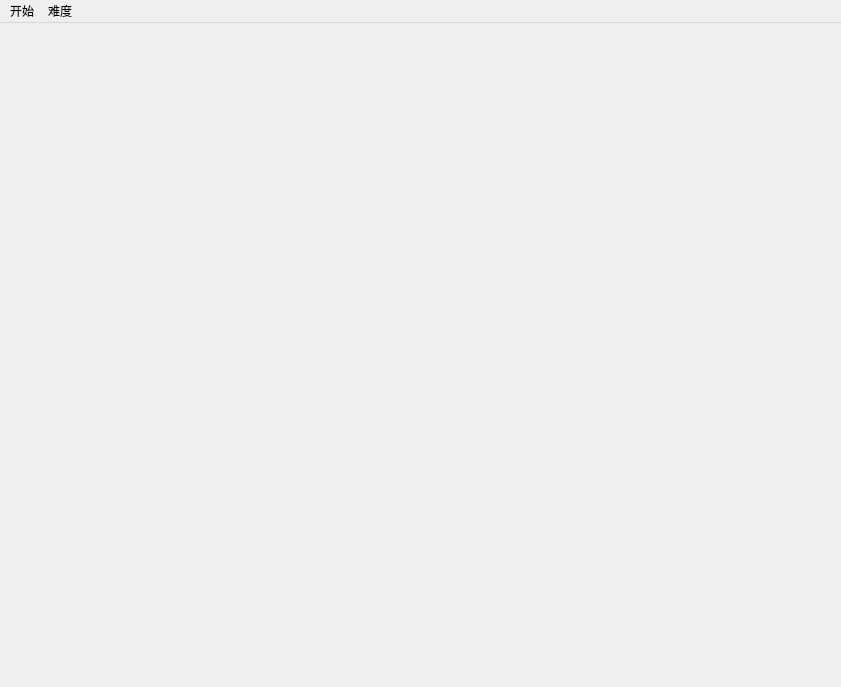
<?xml version="1.0" encoding="UTF-8"?>
<ui version="4.0">
 <class>StartWindow</class>
 <widget class="QMainWindow" name="StartWindow">
  <property name="geometry">
   <rect>
    <x>0</x>
    <y>0</y>
    <width>841</width>
    <height>687</height>
   </rect>
  </property>
  <property name="windowTitle">
   <string>MainWindow</string>
  </property>
  <widget class="QWidget" name="centralwidget">
   <widget class="QLabel" name="label_xuanyun">
    <property name="geometry">
     <rect>
      <x>140</x>
      <y>350</y>
      <width>72</width>
      <height>15</height>
     </rect>
    </property>
    <property name="text">
     <string/>
    </property>
   </widget>
  </widget>
  <widget class="QMenuBar" name="menubar">
   <property name="geometry">
    <rect>
     <x>0</x>
     <y>0</y>
     <width>841</width>
     <height>26</height>
    </rect>
   </property>
   <widget class="QMenu" name="menukaishi">
    <property name="title">
     <string>开始</string>
    </property>
    <addaction name="actionrestart"/>
    <addaction name="separator"/>
    <addaction name="actionback"/>
    <addaction name="separator"/>
    <addaction name="actionesc"/>
    <addaction name="separator"/>
   </widget>
   <widget class="QMenu" name="menu_dif">
    <property name="title">
     <string>难度</string>
    </property>
    <addaction name="action1"/>
    <addaction name="separator"/>
    <addaction name="action2"/>
    <addaction name="separator"/>
    <addaction name="action3"/>
    <addaction name="separator"/>
    <addaction name="action4"/>
    <addaction name="separator"/>
    <addaction name="action5"/>
    <addaction name="separator"/>
    <addaction name="action6"/>
    <addaction name="separator"/>
    <addaction name="action7"/>
   </widget>
   <addaction name="menukaishi"/>
   <addaction name="menu_dif"/>
  </widget>
  <action name="actionrestart">
   <property name="text">
    <string>重新开始</string>
   </property>
  </action>
  <action name="actionesc">
   <property name="text">
    <string>退出游戏</string>
   </property>
  </action>
  <action name="action1">
   <property name="text">
    <string>难度1</string>
   </property>
  </action>
  <action name="action2">
   <property name="text">
    <string>难度2</string>
   </property>
  </action>
  <action name="action3">
   <property name="text">
    <string>难度3</string>
   </property>
  </action>
  <action name="action4">
   <property name="text">
    <string>难度4</string>
   </property>
  </action>
  <action name="action5">
   <property name="text">
    <string>难度5</string>
   </property>
  </action>
  <action name="action6">
   <property name="text">
    <string>难度6</string>
   </property>
  </action>
  <action name="action7">
   <property name="text">
    <string>难度7</string>
   </property>
  </action>
  <action name="actionback">
   <property name="text">
    <string>返回菜单</string>
   </property>
  </action>
 </widget>
 <resources/>
 <connections/>
</ui>
